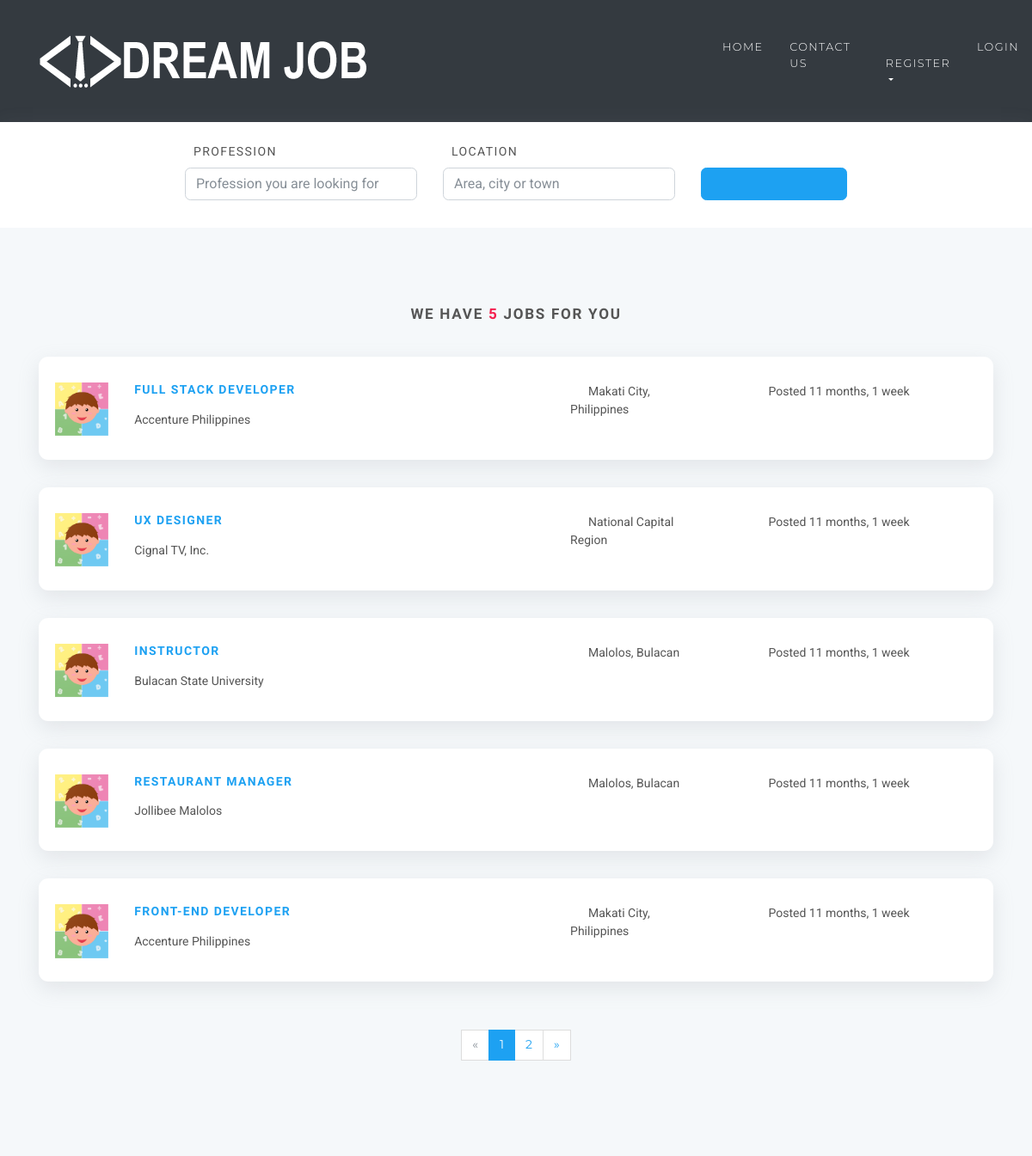
/jobs (upper part), run on an earlier commit of the app's database.
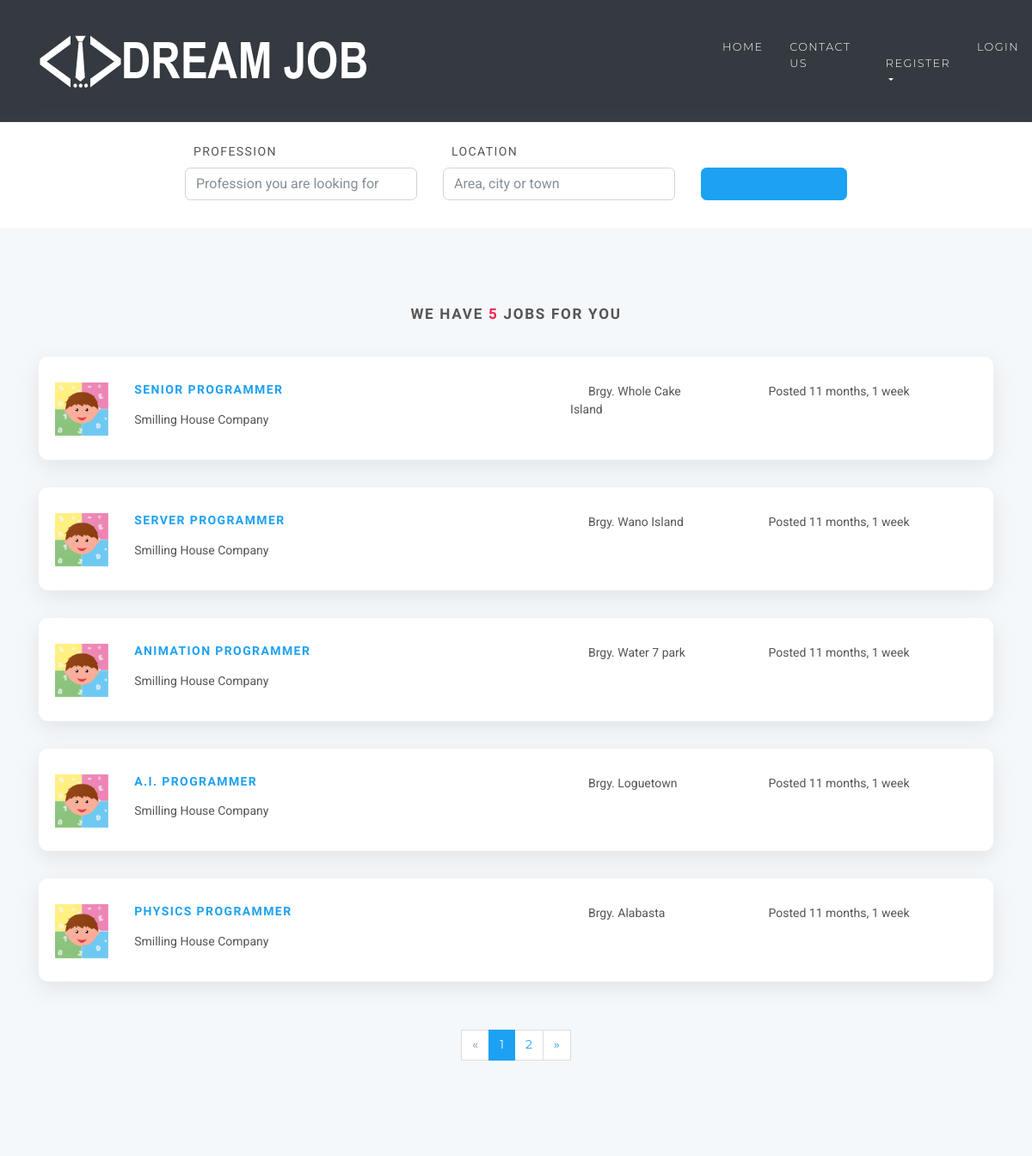
And on a later commit of the database.
### jobsapp/models.py (models this page shows, shortened)
class Job(models.Model):
    user = models.ForeignKey(User, on_delete=models.CASCADE)
    title = models.CharField(max_length=300)
    description = models.TextField()
    location = models.CharField(max_length=150)
    type = models.CharField(choices=JOB_TYPE, max_length=10)
    category = models.CharField(max_length=100)
    last_date = models.DateTimeField()
    company_name = models.CharField(max_length=100)
    company_description = models.CharField(max_length=300)
    website = models.CharField(max_length=100, default="")
    created_at = models.DateTimeField(default=timezone.now)
    filled = models.BooleanField(default=False)

### jobsapp/views/home.py (the view)
# urls.py: path('jobs', JobListView.as_view(), name='jobs'),
class JobListView(ListView):
    model = Job
    template_name = 'jobs/jobs.html'
    context_object_name = 'jobs'
    paginate_by = 5

### templates/jobs/jobs.html (shortened to what this page needs)
{% extends 'base.html' %}
{% load static %}
{% block content %}
    <section class="job-form-section job-form-section--compressed">
        <div class="container job-form-section-inner">
            <form id="job-main-form" method="get" action="#" class="job-main-form">
                <div class="controls">
                    <div class="row align-items-end">
                        <div class="col-sm-1 col-lg-2"></div>
                        <div class="col-sm-5 col-lg-3 form-group">
                            <label for="profession">Profession</label>
                            <input type="text" id="profession" name="profession"
                                   placeholder="Profession you are looking for" class="form-control">
                        </div>
                        <div class="col-sm-5 col-lg-3 form-group">
                            <label for="location">Location</label>
                            <input type="text" id="location" name="location" placeholder="Area, city or town"
                                   class="form-control">
                        </div>
                        <div class="col-sm-1 col-lg-2 form-group">
                            <button type="submit" name="name" class="btn btn-outline-blue-primary job-main-form__button">
                                <i class="fa fa-search"></i>
                            </button>
                        </div>
                        <div class="col-sm-1 col-lg-2"></div>
                    </div>
                </div>
            </form>
        </div>
    </section>
    <section class="found-jobs-section">
        <div class="container">
            <h4 class="heading">We have <span class="accent">{{ jobs.count }}</span> jobs for you</h4>
            {% for job in jobs %}
                <div class="job-listing  ">
                    <div class="row">
                        <div class="col-md-12 col-lg-6">
                            <div class="row">
                                <div class="col-2">
                                    <img src="{% static 'img/test_logo.png' %}"
                                         alt="Company Logo " class="img-fluid">
                                </div>
                                <div class="col-10">
                                    <h5 class="job__title"><a
                                            href="{% url 'jobs:jobs-detail' job.id %}">{{ job.title }}</a></h5>
                                    <p class="job__company">
                                        {{ job.company_name }}
                                    </p>
                                </div>
                            </div>
                        </div>
                        <div class="col-10 col-md-3 col-lg-2 ml-auto"><i class="fa fa-map-marker job__location"></i>
                            {{ job.location }}
                        </div>
                        <div class="col-10 col-md-3 col-lg-3 ml-auto">
                            <p>Posted {{ job.created_at|timesince }}</p>
                        </div>
                    </div>
                </div>
            {% endfor %}
            {% if is_paginated %}
                <div class="row">
                    <div class="col-md-12">
                        <nav aria-label="Page navigation example" class="d-flex justify-content-center mt-4 mb-4">
                            <ul class="pagination">
                                {% if page_obj.has_previous %}
                                    <li class="page-item">
                                        <a href="?page={{ page_obj.previous_page_number }}"
                                           class="page-link">&laquo;</a>
                                    </li>
                                {% else %}
                                    <li class="page-item disabled">
                                        <a class="page-link">&laquo;</a>
                                    </li>
                                {% endif %}
                                {% for i in page_obj.paginator.page_range %}
                                    {% if page_obj.number == i %}
                                        <li class="page-item active">
                                            <a class="page-link">{{ i }}</a>
                                        </li>
                                    {% else %}
                                        <li class="page-item">
                                            <a href="?page={{ i }}" class="page-link">{{ i }}</a>
                                        </li>
                                    {% endif %}
                                {% endfor %}
                                {% if page_obj.has_next %}
                                    <li class="page-item">
                                        <a href="?page={{ page_obj.next_page_number }}" class="page-link">&raquo;</a>
                                    </li>
                                {% else %}
                                    <li class="page-item disabled">
                                        <a class="page-link">&raquo;</a>
                                    </li>
                                {% endif %}
                            </ul>
                        </nav>
                    </div>
                </div>
            {% endif %}
        </div>
    </section>
{% endblock %}

### templates/base.html (shortened to what this page needs)
{% load static %}
<!DOCTYPE html>
<html>
<head>
   <link rel="stylesheet"
          href="{% static 'vendor/bootstrap/css/bootstrap.min.css' %}">
    <link rel="stylesheet"
          href="{% static 'vendor/font-awesome/css/font-awesome.min.css' %}">
    <link rel="stylesheet"
          href="{% static 'vendor/owl.carousel/assets/owl.carousel.css' %}">
    <link rel="stylesheet"
          href="{% static 'vendor/owl.carousel/assets/owl.theme.default.css' %}">
    <link rel="stylesheet" href="{% static 'css/style.default.css' %}"
          id="theme-stylesheet">
    <link rel="stylesheet" href="{% static 'css/custom.css' %}">
</head>
<body>
<header class="header">
    <nav class="navbar navbar-expand-lg bg-dark">
        <div class="container">
            <a href="/" class="navbar-brand">
                <img src="{% static 'img/logo3.png' %}" alt="logo" class="d-none d-lg-block ">
            </a>
            <div id="navbarSupportedContent" class="collapse navbar-collapse">
                <ul class="navbar-nav">
                    <li class="nav-item">
                        <a href="/" class="nav-link">Home <i class="fa fa-home" aria-hidden="true"></i></a>
                    </li>
                    <li class="nav-item">
                        <a href="#contact" class="nav-link">Contact Us<i class="fa fa-envelope"></i></a>
                    </li>
                    {% if request.user.is_authenticated and request.user.role == 'employer' %}
                        <li class="nav-item dropdown">
                            <a id="clientZone" href="#" data-toggle="dropdown"
                               aria-haspopup="true" aria-expanded="false"
                               class="nav-link dropdown-toggle has-img mb-3 mb-lg-0 mt-3 mt-lg-0">
                                <div class="client-menu-image">
                                    <div class="inner">
                                        <img src="{% static 'img/itsourcecodes.jpg' %}"
                                             alt="company image"
                                             class="img-fluid">
                                    </div>
                                </div>
                                {% if request.user.role == 'employee' %}
                                    {{ request.user.first_name }} {{ request.user.last_name }}
                                {% else %}
                                    {{ request.user.first_name }}
                                {% endif %}
                            </a>
                            <div aria-labelledby="clientZone" class="dropdown-menu">
                                <a href="{% url 'jobs:employer-dashboard' %}" class="dropdown-item">Dashboard</a>
                                <a href="{% url 'jobs:employer-all-applicants' %}" class="dropdown-item">Applicants </a>
                                <a href="{% url 'jobs:employer-jobs-create' %}" class="dropdown-item">Post new
                                    job </a>
                                <a href="{% url 'accounts:logout' %}" class="dropdown-item">Logout</a>
                            </div>
                        </li>
                    {% else %}
                        <li class="nav-item dropdown">
                            <a id="pages" href="#" data-toggle="dropdown" aria-haspopup="true" aria-expanded="false"
                               class="nav-link dropdown-toggle"><i class="fa fa-signing"></i>Register
                            </a>
                        </li>
                        <li class="nav-item" style="color: #fff">
                            <a href="{% url 'accounts:login' %}" class="nav-link">Login<i class="fa fa-sign-in" aria-hidden="true"></i>
                            </a>
                        </li>
                    {% endif %}
                </ul>
            </div>
        </div>
    </nav>
</header>
<div>
    {% block content %} {% endblock %}
</div>
</body>
</html>

### static/css/custom.css (style rules this page uses)
body { background-color: #F5F8FA; }
h1, h2, h3, h4, h5, h6, .h1, .h2, .h3, .h4, .box-simple h3, .box-image .name h3, .box-image-text .top .name h3, .box-image-text .top .name h4, .h5, .h6, .box-image-text .content h5 a { font-family: "Raleway", Helvetica, Arial, sans-serif; }
.header { width: 100%; background-attachment: fixed; background-position: fixed; }
.navbar { text-transform: uppercase; letter-spacing: 0.1em; background: #fff; padding-top: 1 !important; padding-bottom: 1 !important; }
.navbar-nav { position:absolute; padding-left: 380px; margin-left: auto; font-size: 25px; size: 50px; overflow: hidden; }
.heading:after, .badge { background-color: #F41F4E; }
.fa-map-marker, .accent { color: #F41F4E; }
.fa-map-marker { font-size: 1rem; }
ul { margin: 0px; padding: 0px; }
.trending-section, .found-jobs-section, .job-form-section { background-color: #F5F8FA; }
.job-listing.job-listing--last, .job-listing { margin-bottom: 2rem; }
.job-form-section-inner, .job-listing { box-shadow: rgba(149, 157, 165, 0.2) 0px 8px 24px; }
.job-listing { padding-bottom: 20px; background-color: #fff; border-radius: 0.7rem; border: none; }
.job-listing .job__title a, .page-link, .page-link:hover { color: #1DA1F2; }
.page-item.active .page-link, .btn-outline-blue-primary { background-color: #1DA1F2; border-color: #1DA1F2; }
.btn-outline-blue-primary { transition: filter 300ms ease; }
.btn-outline-blue-primary i { color: #fff; line-height: 1.5rem; }
.job-form-section .heading:after, .found-jobs-section .heading:after { content: none; }
.job-form-section.job-form-section--compressed { padding: 0; }
.job-form-section-inner { max-width: 100%; background-color: #fff; padding-top: 1.5rem; padding-bottom: 1rem; }
input#profession, input#position, input#location, .btn-outline-blue-primary { border-radius: 0.4rem; }

What changed in the data, as far as the page shows it:
changed Job: title "FULL STACK DEVELOPER" → "SENIOR PROGRAMMER"; company_name "Accenture Philippines" → "Smilling House Company"; location "Makati City, Philippines" → "Brgy. Whole Cake Island"
changed Job: title "UX DESIGNER" → "SERVER PROGRAMMER"; company_name "Cignal TV, Inc." → "Smilling House Company"; location "National Capital Region" → "Brgy. Wano Island"
changed Job: title "INSTRUCTOR" → "ANIMATION PROGRAMMER"; company_name "Bulacan State University" → "Smilling House Company"; location "Malolos, Bulacan" → "Brgy. Water 7 park"
changed Job: title "RESTAURANT MANAGER" → "A.I. PROGRAMMER"; company_name "Jollibee Malolos" → "Smilling House Company"; location "Malolos, Bulacan" → "Brgy. Loguetown"
changed Job: title "FRONT-END DEVELOPER" → "PHYSICS PROGRAMMER"; company_name "Accenture Philippines" → "Smilling House Company"; location "Makati City, Philippines" → "Brgy. Alabasta"
